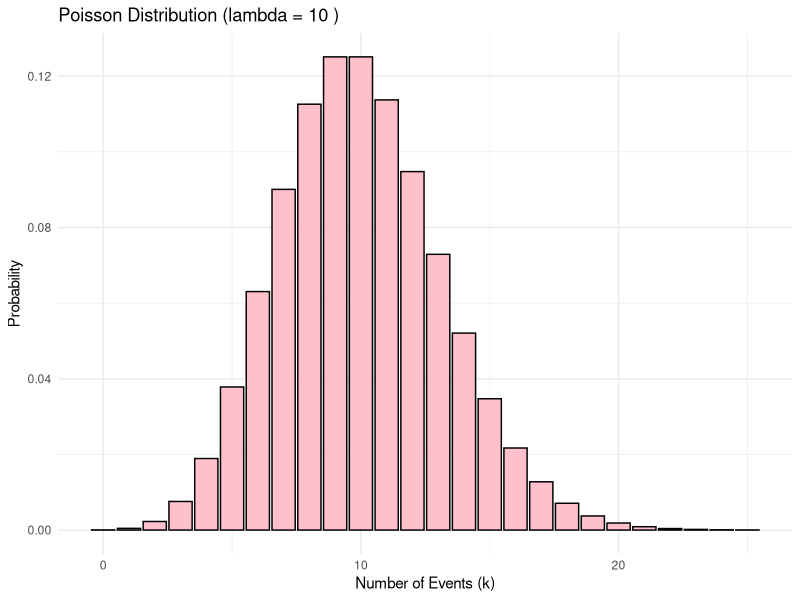
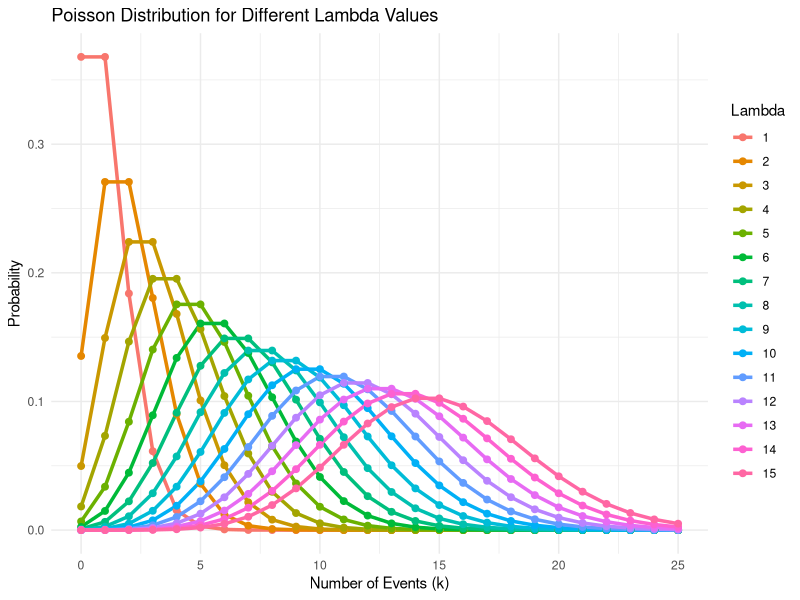

Write the R code that produced these figures, in order.
library(ggplot2)

###### Poisson Distribution

lamba=10
k=0:25

prob_poi=dpois(k,lamba)

pro_dist_poi=data.frame(k_pnt=k,Probablity=prob_poi)

ggplot(pro_dist_poi,aes(x=k_pnt,y=Probablity))+
  geom_bar(stat = "identity",fill="pink",color="black")+
  labs(title = paste("Poisson Distribution (lambda =", lamba, ")"),
       x = "Number of Events (k)", y = "Probability") +
  theme_minimal()


varying_lamba=1:15

vary_dist_data=data.frame()

for(l in varying_lamba){
  vary_prob=dpois(k,l)
  
  vary_dist_data=rbind(vary_dist_data,
                       data.frame(
                         k_pnt=k,
                         Probab=vary_prob,
                         Vary_lamba=as.factor(l)
                       ))
  
}

ggplot(vary_dist_data,aes(x=k_pnt,y=Probab,color=Vary_lamba))+
  geom_line(size = 1.2) +
  geom_point(size = 2) +
  labs(title = "Poisson Distribution for Different Lambda Values",
       x = "Number of Events (k)", y = "Probability",
       color = "Lambda") +
  theme_minimal()
